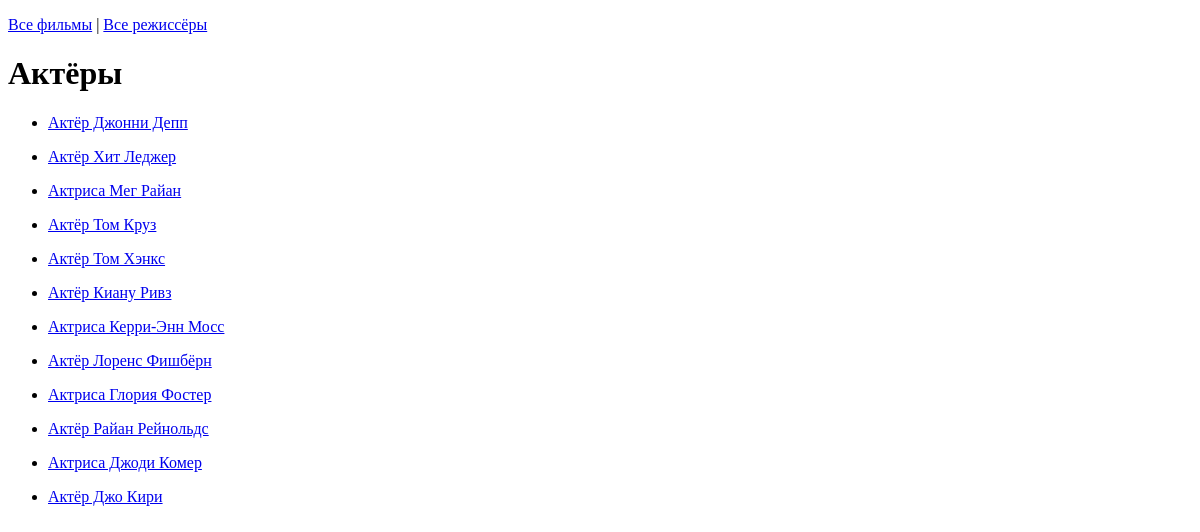
/actors/, run on an earlier commit of the app's database.
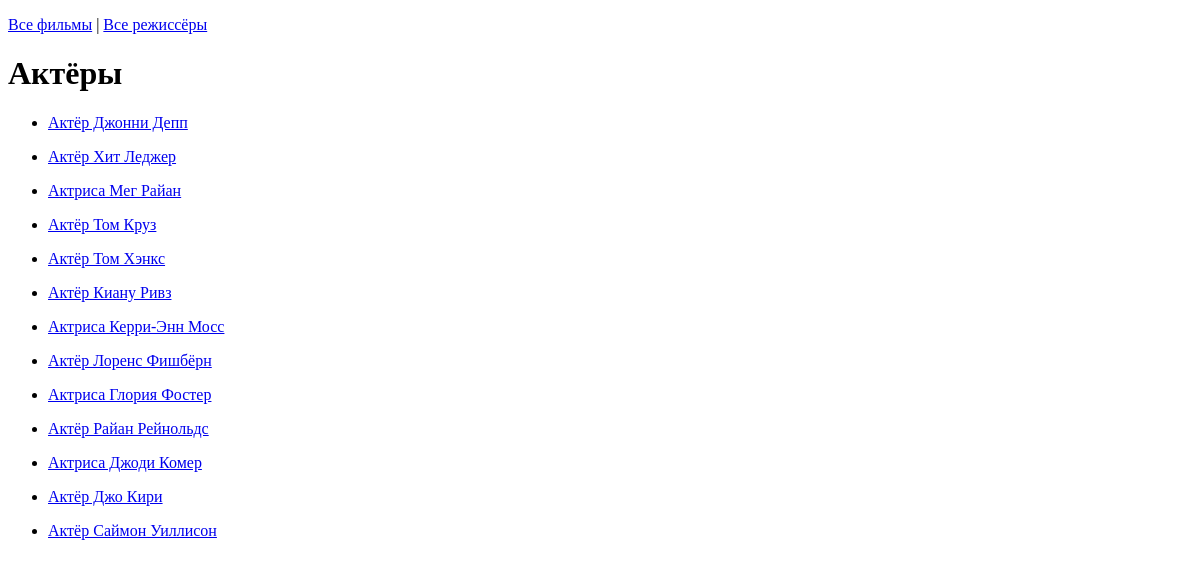
And on a later commit of the database.
### movie_app/models.py (models this page shows, shortened)
class Actor(models.Model):
    MALE = 'M'
    FEMALE = 'F'
    GENDERS = [
        (MALE, "Мужчина"),
        (FEMALE, "Женщина"),
    ]
    first_name = models.CharField(max_length=100)
    last_name = models.CharField(max_length=100)
    dressing = models.OneToOneField(DressingRoom, on_delete=models.SET_NULL, null=True, blank=True)
    gender = models.CharField(max_length=1, choices=GENDERS, default=MALE)
    def __str__(self):
        if self.gender == self.MALE:
            return f"Актёр {self.first_name} {self.last_name}"
        else:
            return f"Актриса {self.first_name} {self.last_name}"

### movie_app/views.py (the view)
# urls.py: path('actors/', views.actors_display, name="актёры"),
def actors_display(request):
    return render(request, 'movie_app/actors.html', {
        'actors': Actor.objects.all()
    })

### movie_app/templates/movie_app/actors.html (shortened to what this page needs)
{% extends 'movie_app/base.html'%}
{% block content %}
    <p>
        <a href="/">Все фильмы</a> |
        <a href="{% url 'все режиссёры' %}">Все режиссёры</a>
    </p>
    <h1>Актёры</h1>
    {%for actor in actors%}
        <ul>
            <li><a href="/actors/{{actor.id}}">{{actor}}</a></li>
        </ul>
    {%endfor%}
{% endblock %}

What changed in the data, as far as the page shows it:
added Actor: gender+first_name+last_name "Актёр Саймон Уиллисон"
